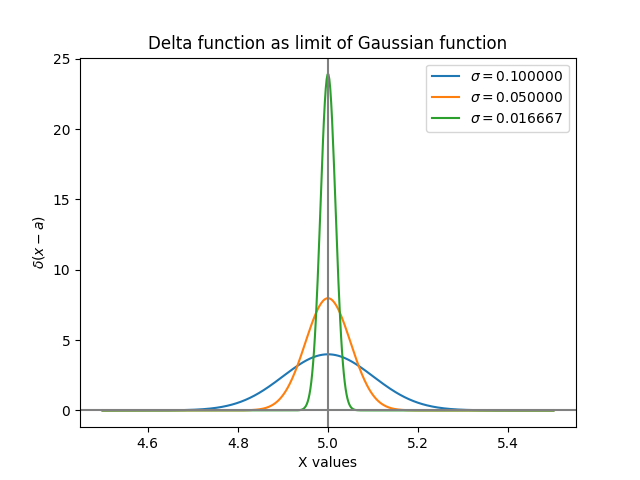

Write the Python code that produced this figure.
#Gaussian Function Approximation

import numpy as np
import matplotlib.pyplot as plt

def gaussian_function():
    sigma=float(input('Enter sigma i.e width : '))
    delta=lambda x,sigma,mu:1/(np.sqrt(2*np.pi)*sigma)*np.exp(-((x-mu)**2)/(2*sigma**2))
    mu=float(input('Enter the shifted x-coordinate : '))
    x1,x2=-0.5+mu,0.5+mu
    xval=np.linspace(x1,x2,500)
    n=int(input('Enter no. of functions to generate : '))
    for i in range(1,n+1):
        sigma=sigma/i
        plt.plot(xval,delta(xval,sigma,mu),label="$\sigma=%f$"%sigma)
    plt.title('Delta function as limit of Gaussian function')
    plt.xlabel('X values')
    plt.ylabel(r'$\delta(x-a)$')
    plt.axhline(color='gray')
    plt.axvline(x=mu,color='gray')
    plt.legend()
    plt.savefig('/home/[user]/Documents/GitHub/Computational-Physics-UG/Numerical Methods/Indefinite Integrals and delta functions/Python Files/Dirac_Delta_plot/Gaussian.png')
    plt.show()
gaussian_function()
